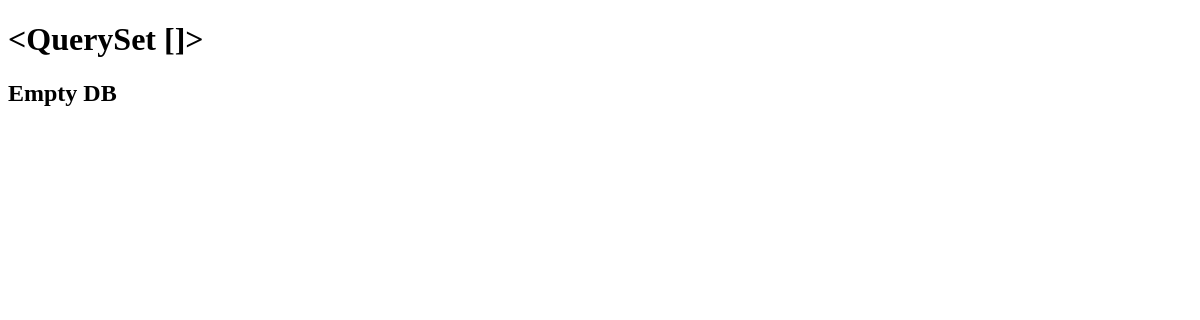
Page /about/t/ on the earlier database version.
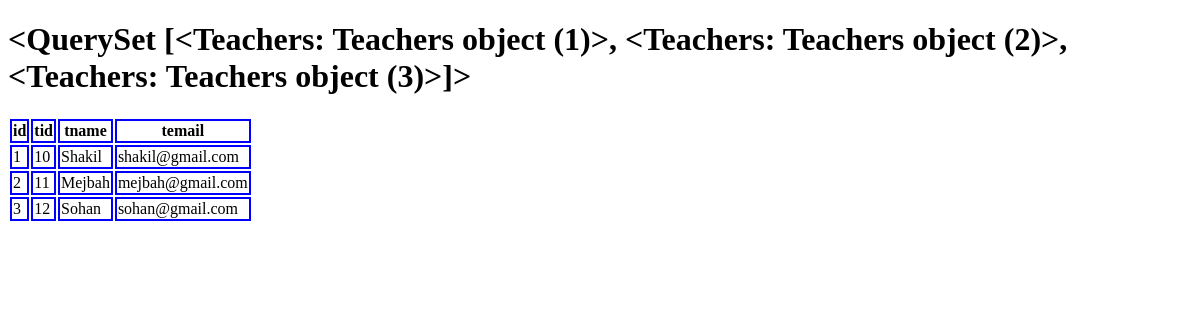
Same page on the later database version.
### About_Us/models.py (models this page shows)
class Teachers(models.Model):
    tid = models.IntegerField()
    tname = models.CharField(max_length=50)
    temail = models.EmailField(max_length=30)

### About_Us/views.py (the view)
# urls.py: path('t/', views.teachers_info)
def teachers_info(request):
    teach = Teachers.objects.all()
    return render (request, 'about/t.html', {'thr': teach})

### templates/about/t.html (shortened to what this page needs)
<!DOCTYPE html>
{% load static %}
<html lang="en">
<head>
    <link rel="stylesheet" href="{% static 'css/t.css' %}">
</head>
<body>
    <h1>{{ thr }}</h1>
    {% if thr %}
    <table>
        <tr>
            <th>id</th>
            <th>tid</th>
            <th>tname</th>
            <th>temail</th>
        </tr>
        {% for th in thr %}
        <tr>
            <td>{{ th.id }}</td>
            <td>{{ th.tid }}</td>
            <td>{{ th.tname }}</td>
            <td>{{ th.temail }}</td>
        </tr>
        {% endfor %}
    </table>
    {% else %}
    <h2>Empty DB</h2>
    {% endif %}
</body>
</html>

Differences in the rows shown:
added Teachers: id "<QuerySet [<Teachers: Teachers object (1)>, <Teachers: Teachers object (2)>, <Teachers: Teachers object (3)>]>", id "1", tid "10", tname "Shakil", temail "shakil@gmail.com"
added Teachers: id "2", tid "11", tname "Mejbah", temail "mejbah@gmail.com"
added Teachers: id "3", tid "12", tname "Sohan", temail "sohan@gmail.com"
Other differences:
{{ thr }}: "<QuerySet []>" → (not shown)
text no longer shown: "Empty DB"
text now shown: "id tid tname temail"
